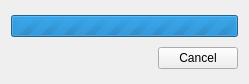
<?xml version="1.0" encoding="UTF-8"?>
<ui version="4.0">
 <class>UploadDialog</class>
 <widget class="QDialog" name="UploadDialog">
  <property name="geometry">
   <rect>
    <x>0</x>
    <y>0</y>
    <width>249</width>
    <height>84</height>
   </rect>
  </property>
  <property name="windowTitle">
   <string>Dialog</string>
  </property>
  <layout class="QGridLayout" name="gridLayout">
   <item row="0" column="0" colspan="2">
    <widget class="QStackedWidget" name="stackedWidget">
     <property name="currentIndex">
      <number>1</number>
     </property>
     <widget class="QWidget" name="linkPage">
      <layout class="QGridLayout" name="gridLayout_2">
       <property name="leftMargin">
        <number>0</number>
       </property>
       <property name="topMargin">
        <number>0</number>
       </property>
       <property name="rightMargin">
        <number>0</number>
       </property>
       <property name="bottomMargin">
        <number>0</number>
       </property>
       <item row="1" column="2">
        <widget class="QPushButton" name="openButton">
         <property name="text">
          <string>Open</string>
         </property>
        </widget>
       </item>
       <item row="1" column="1">
        <widget class="QPushButton" name="copyButton">
         <property name="text">
          <string>Copy</string>
         </property>
        </widget>
       </item>
       <item row="1" column="0">
        <spacer name="horizontalSpacer">
         <property name="orientation">
          <enum>Qt::Horizontal</enum>
         </property>
         <property name="sizeHint" stdset="0">
          <size>
           <width>40</width>
           <height>20</height>
          </size>
         </property>
        </spacer>
       </item>
       <item row="0" column="0" colspan="3">
        <widget class="QLineEdit" name="linkLineEdit"/>
       </item>
      </layout>
     </widget>
     <widget class="QWidget" name="progressBarPage">
      <layout class="QGridLayout" name="gridLayout_3">
       <property name="leftMargin">
        <number>0</number>
       </property>
       <property name="topMargin">
        <number>0</number>
       </property>
       <property name="rightMargin">
        <number>0</number>
       </property>
       <property name="bottomMargin">
        <number>0</number>
       </property>
       <item row="2" column="1">
        <widget class="QPushButton" name="cancelButton">
         <property name="text">
          <string>Cancel</string>
         </property>
        </widget>
       </item>
       <item row="2" column="0">
        <spacer name="buttonsSpacer">
         <property name="orientation">
          <enum>Qt::Horizontal</enum>
         </property>
         <property name="sizeHint" stdset="0">
          <size>
           <width>40</width>
           <height>20</height>
          </size>
         </property>
        </spacer>
       </item>
       <item row="1" column="0" colspan="2">
        <widget class="QProgressBar" name="progressBar">
         <property name="maximum">
          <number>0</number>
         </property>
         <property name="value">
          <number>-1</number>
         </property>
         <property name="textVisible">
          <bool>false</bool>
         </property>
         <property name="orientation">
          <enum>Qt::Horizontal</enum>
         </property>
         <property name="invertedAppearance">
          <bool>false</bool>
         </property>
         <property name="textDirection">
          <enum>QProgressBar::TopToBottom</enum>
         </property>
        </widget>
       </item>
      </layout>
     </widget>
    </widget>
   </item>
  </layout>
 </widget>
 <resources/>
 <connections/>
</ui>
